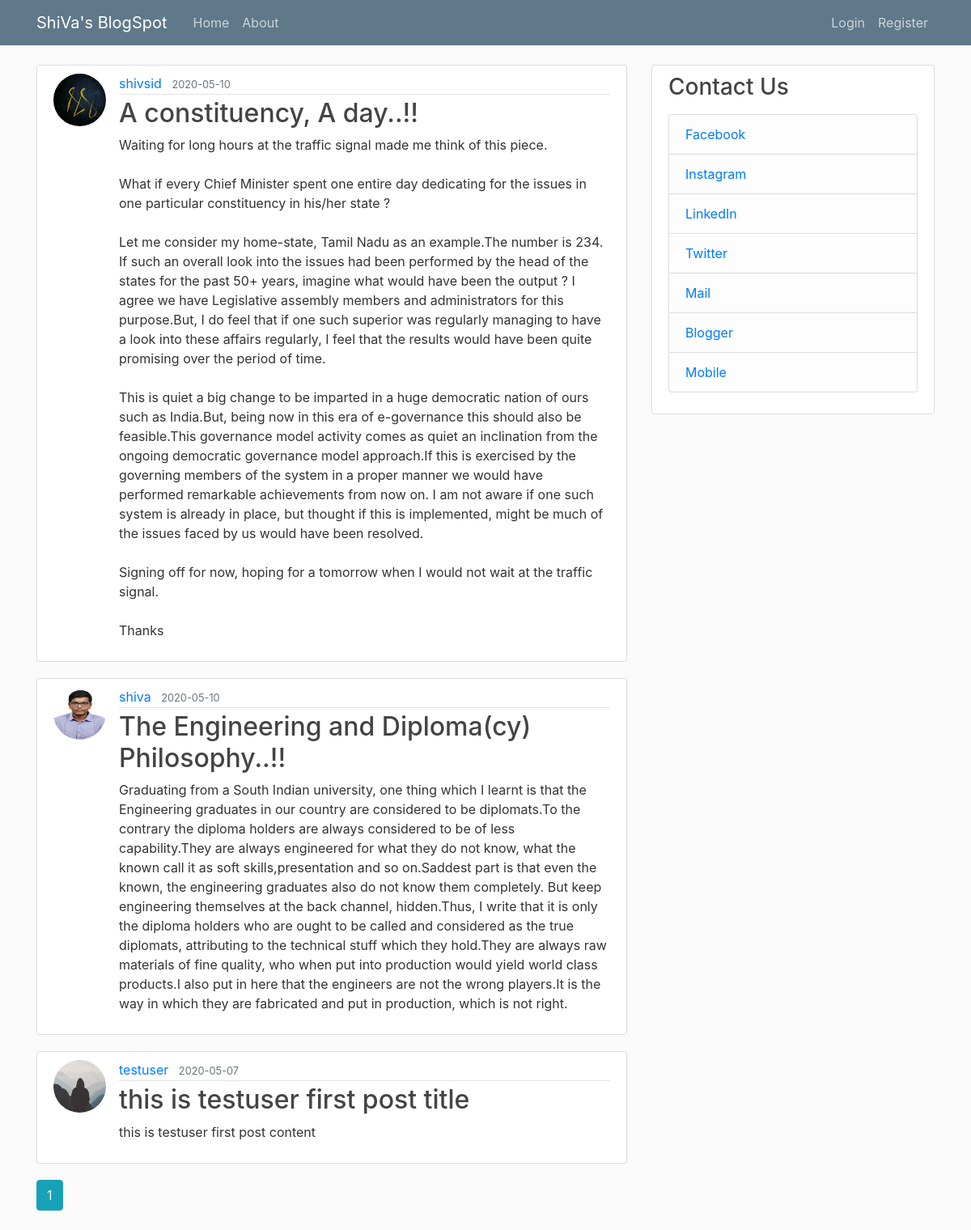
The page /home on the database its author committed.
### flaskblog/models.py (models this page shows, shortened)
class Post(db.Model):
    id=db.Column(db.Integer,primary_key=True)
    title=db.Column(db.String(100),nullable=False)
    date_posted=db.Column(db.DateTime,nullable=False,default=datetime.utcnow)
    content=db.Column(db.Text, nullable=False)
    user_id=db.Column(db.Integer,db.ForeignKey('user.id'),nullable=False)

class User(db.Model,UserMixin):
    id=db.Column(db.Integer,primary_key=True)
    username=db.Column(db.String(20),unique=True,nullable=False)
    email=db.Column(db.String(120),unique=True,nullable=False)
    image_file=db.Column(db.String(20),nullable=False,default='default.jpg')
    password=db.Column(db.String(60),nullable=False)
    posts=db.relationship('Post',backref='author',lazy=True)

### flaskblog/main/routes.py (the view)
@main.route('/')
@main.route('/home')
def home():
    page=request.args.get('page',1,type=int)
    posts=Post.query.order_by(Post.date_posted.desc()).paginate(page=page,per_page=5)
    return render_template("home.html",posts=posts)

### flaskblog/templates/home.html
{% extends "layout.html" %}
{% block content %}
    {% for post in posts.items %}
        <article class="media content-section">
            <img class="rounded-circle article-img" src="{{ url_for('static',filename='profile_pics/'+post.author.image_file)}}">
            <div class="media-body">
                <div class="article-metadata">
                    <a class="mr-2" href="{{ url_for('users.user_posts',username=post.author.username) }}">{{ post.author.username }}</a>
                    <small class="text-muted">{{ post.date_posted.strftime('%Y-%m-%d') }}</small>
                </div>
                <h2><a class="article-title" href="{{ url_for('posts.post',post_id=post.id)}}">{{ post.title }}</a></h2>
                <p class="article-content">{{ post.content }}</p>
            </div>
        </article>
    {% endfor %}
    {% for page_num in posts.iter_pages(left_edge=1, right_edge=1, left_current=1, right_current=2) %}
    {% if page_num %}
        {% if posts.page == page_num %}
            <a class="btn btn-info mb-4" href="{{ url_for('main.home',page=page_num)}}">{{ page_num }}</a>
        {% else %}
            <a class="btn btn-outline-info mb-4" href="{{ url_for('main.home',page=page_num)}}">{{ page_num }}</a>
        {% endif %}
    {% else %}
        ...
    {% endif %}
    {% endfor %}
{% endblock content %}

### flaskblog/templates/layout.html (shortened to what this page needs)
<!DOCTYPE html>
<html lang="en">
<head>
        <link rel="stylesheet" href="https://stackpath.bootstrapcdn.com/bootstrap/4.3.1/css/bootstrap.min.css">
        <link rel="stylesheet" type="text/css" href="{{url_for('static',filename='main.css')}}">
</head>
<body>
    <header class="site-header">
        <nav class="navbar navbar-expand-md navbar-dark bg-steel fixed-top">
            <div class="container">
                <a class="navbar-brand mr-4" href="/">ShiVa's BlogSpot</a>
                <div class="collapse navbar-collapse" id="navbarToggle">
                    <div class="navbar-nav mr-auto">
                        <a class="nav-item nav-link" href="{{ url_for('main.home') }}">Home</a>
                        <a class="nav-item nav-link" href="{{ url_for('main.about') }}">About</a>
                    </div>
                    <div class="navbar-nav">
                        {% if current_user.is_authenticated %}
                        <a class="nav-item nav-link" href="{{ url_for('posts.new_post') }}">New Post</a>
                        <a class="nav-item nav-link" href="{{ url_for('users.account') }}">Account</a>
                        <a class="nav-item nav-link" href="{{ url_for('users.logout') }}">Logout</a>
                        {% else %}
                        <a class="nav-item nav-link" href="{{ url_for('users.login') }}">Login</a>
                        <a class="nav-item nav-link" href="{{ url_for('users.register') }}">Register</a>
                        {% endif %}
                    </div>
                </div>
            </div>
        </nav>
    </header>
    <main role="main" class="container">
        <div class="row">
        <div class="col-md-8">
            {% block content %}{% endblock %}
        </div>
        <div class="col-md-4">
            <div class="content-section">
                <h3>Contact Us</h3>
                <p class='text-muted'>
                <ul class="list-group">
                  <li class="list-group-item list-group-item-light"><a href="https://www.facebook.com/shivasiddharth.narayanan/"> Facebook </a></li>
                  <li class="list-group-item list-group-item-light"><a href="https://www.instagram.com/shiv__sid/"> Instagram </a></li>
                  <li class="list-group-item list-group-item-light"><a href="https://www.linkedin.com/in/nshivsid/"> LinkedIn </a></li>
                  <li class="list-group-item list-group-item-light"><a href="https://twitter.com/ShiV__SId/"> Twitter </a></li>
                  <li class="list-group-item list-group-item-light"><a href="mailto:shivasiddharthslm@gmail.com"> Mail </a></li>
                  <li class="list-group-item list-group-item-light"><a href="https://shivsid.blogspot.com/"> Blogger </a></li>
                  <li class="list-group-item list-group-item-light"><a href="tel:007373672322"> Mobile </a></li>
                </ul>
                </p>
            </div>
        </div>
        </div>
    </main>
</body>
</html>

### flaskblog/static/main.css (style rules this page uses)
body { background: #fafafa; color: #333333; margin-top: 5rem; }
h1, h2, h3, h4, h5, h6 { color: #444444; }
.bg-steel { background-color: #5f788a; }
.site-header .navbar-nav .nav-link { color: #cbd5db; }
.content-section { background: #ffffff; padding: 10px 20px; border: 1px solid #dddddd; border-radius: 3px; margin-bottom: 20px; }
.article-title { color: #444444; }
.article-content { white-space: pre-line; }
.article-img { height: 65px; width: 65px; margin-right: 16px; }
.article-metadata { padding-bottom: 1px; margin-bottom: 4px; border-bottom: 1px solid #e3e3e3 }

### rows shown on the page
Post: image_file (picture), author.username "shivsid", date_posted "2020-05-10", title "A constituency, A day..!!", content "Waiting for long hours at the traffic signal made me think of this piece. What if every Chief Minister spent one entire day dedicating for the issues in one particular constituency in his/her state ? Let me consider my home-state, Tamil Nadu as an example.The number is 234. If such an overall look into the issues had been performed by the head of the states for the past 50+ years, imagine what would have been the output ? I agree we have Legislative assembly members and administrators for this purpose.But, I do feel that if one such superior was regularly managing to have a look into these affairs regularly, I feel that the results would have been quite promising over the period of time.…"
Post: image_file (picture), author.username "shiva", date_posted "2020-05-10", title "The Engineering and Diploma(cy) Philosophy..!!", content "Graduating from a South Indian university, one thing which I learnt is that the Engineering graduates in our country are considered to be diplomats.To the contrary the diploma holders are always considered to be of less capability.They are always engineered for what they do not know, what the known call it as soft skills,presentation and so on.Saddest part is that even the known, the engineering graduates also do not know them completely. But keep engineering themselves at the back channel, hidden.Thus, I write that it is only the diploma holders who are ought to be called and considered as the true diplomats, attributing to the technical stuff which they hold.They are always raw materials…"
Post: image_file (placeholder picture), author.username "testuser", date_posted "2020-05-07", title "this is testuser first post title", content "this is testuser first post content"

### other values the page prints
{{ page_num }} "1"
